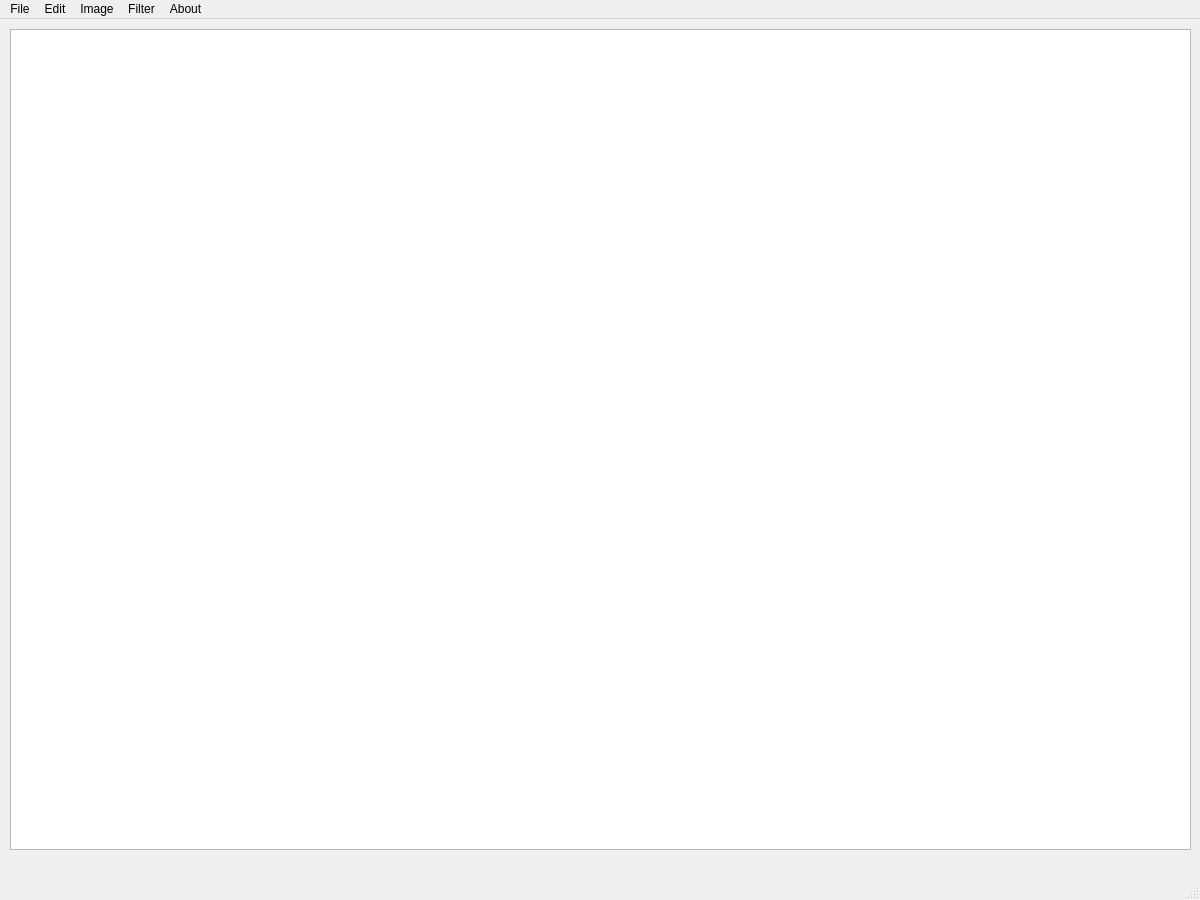
<?xml version="1.0" encoding="UTF-8"?>
<ui version="4.0">
 <class>Main_App</class>
 <widget class="QMainWindow" name="Main_App">
  <property name="geometry">
   <rect>
    <x>0</x>
    <y>0</y>
    <width>1200</width>
    <height>900</height>
   </rect>
  </property>
  <property name="windowTitle">
   <string>What Image</string>
  </property>
  <widget class="QWidget" name="centralwidget">
   <widget class="QGraphicsView" name="graphicsView">
    <property name="geometry">
     <rect>
      <x>10</x>
      <y>10</y>
      <width>1181</width>
      <height>821</height>
     </rect>
    </property>
   </widget>
  </widget>
  <widget class="QMenuBar" name="menubar">
   <property name="geometry">
    <rect>
     <x>0</x>
     <y>0</y>
     <width>1200</width>
     <height>26</height>
    </rect>
   </property>
   <widget class="QMenu" name="menuFile">
    <property name="title">
     <string>File</string>
    </property>
    <addaction name="actionOpen"/>
    <addaction name="separator"/>
    <addaction name="actionSave"/>
    <addaction name="actionSave_As"/>
    <addaction name="separator"/>
    <addaction name="actionQuit"/>
   </widget>
   <widget class="QMenu" name="menuImage">
    <property name="title">
     <string>Image</string>
    </property>
    <widget class="QMenu" name="menuRotate">
     <property name="title">
      <string>Rotate</string>
     </property>
     <addaction name="actionClockwise_90"/>
     <addaction name="actionAnticlockwise_90"/>
     <addaction name="action180"/>
     <addaction name="separator"/>
     <addaction name="actionAny_Angle"/>
    </widget>
    <widget class="QMenu" name="menuScaling">
     <property name="title">
      <string>Scaling</string>
     </property>
     <addaction name="actionPyramid_Up"/>
     <addaction name="actionPyramid_Down"/>
     <addaction name="separator"/>
     <addaction name="actionResize"/>
    </widget>
    <widget class="QMenu" name="menuAdjustment">
     <property name="title">
      <string>Adjustment</string>
     </property>
     <widget class="QMenu" name="menuConvert_to_Gray">
      <property name="title">
       <string>Convert to Gray</string>
      </property>
      <addaction name="actionBasic"/>
      <addaction name="actionAverage"/>
      <addaction name="actionMaximum"/>
     </widget>
     <addaction name="menuConvert_to_Gray"/>
     <addaction name="actionBrightness_Contrast"/>
     <addaction name="actionInverse"/>
     <addaction name="separator"/>
     <addaction name="actionGamma"/>
     <addaction name="actionLog"/>
    </widget>
    <widget class="QMenu" name="menuFlip">
     <property name="title">
      <string>Flip</string>
     </property>
     <addaction name="actionHorizontal"/>
     <addaction name="actionVertical"/>
    </widget>
    <widget class="QMenu" name="menuQuantization">
     <property name="title">
      <string>Quantization</string>
     </property>
     <addaction name="action2bit"/>
     <addaction name="action3bit"/>
     <addaction name="action4bit"/>
     <addaction name="action5bit"/>
     <addaction name="action6bit"/>
     <addaction name="action7bit"/>
    </widget>
    <widget class="QMenu" name="menuHistogram">
     <property name="title">
      <string>Histogram</string>
     </property>
     <addaction name="actionPlot_Grey"/>
     <addaction name="actionPlot_RGB"/>
     <addaction name="separator"/>
     <addaction name="actionEqualization"/>
    </widget>
    <addaction name="menuScaling"/>
    <addaction name="actionTranslation"/>
    <addaction name="menuRotate"/>
    <addaction name="menuFlip"/>
    <addaction name="separator"/>
    <addaction name="menuAdjustment"/>
    <addaction name="menuHistogram"/>
    <addaction name="separator"/>
    <addaction name="menuQuantization"/>
    <addaction name="actionThresholding"/>
    <addaction name="actionClustering"/>
   </widget>
   <widget class="QMenu" name="menuFilter">
    <property name="title">
     <string>Filter</string>
    </property>
    <widget class="QMenu" name="menuNoise">
     <property name="title">
      <string>Noise</string>
     </property>
     <addaction name="actionSpice_Noise"/>
     <addaction name="actionGasuss_Noise"/>
    </widget>
    <widget class="QMenu" name="menuStylize">
     <property name="title">
      <string>Stylize</string>
     </property>
     <addaction name="actionEmboss"/>
     <addaction name="actionCarve"/>
    </widget>
    <widget class="QMenu" name="menuBlur">
     <property name="title">
      <string>Blur</string>
     </property>
     <addaction name="actionBox_Blur"/>
     <addaction name="actionGaussian_Blur"/>
     <addaction name="actionMedian_Blur"/>
    </widget>
    <widget class="QMenu" name="menuFT">
     <property name="title">
      <string>FT</string>
     </property>
     <addaction name="actionSpectrum"/>
     <addaction name="actionIdeal_Filter"/>
    </widget>
    <widget class="QMenu" name="menuSharpen">
     <property name="title">
      <string>Sharpen</string>
     </property>
     <addaction name="actionLaplacian_Sharpen"/>
     <addaction name="actionUSM_Sharpen"/>
    </widget>
    <widget class="QMenu" name="menuSpecial">
     <property name="title">
      <string>Special</string>
     </property>
     <addaction name="actionRetro"/>
     <addaction name="actionGround_Glass"/>
     <addaction name="actionSketch"/>
     <addaction name="actionOil_Painting"/>
    </widget>
    <widget class="QMenu" name="menuFind_Edges_2">
     <property name="title">
      <string>Find Edges</string>
     </property>
     <addaction name="actionRoberts"/>
     <addaction name="actionPrewitt"/>
     <addaction name="actionSobel"/>
     <addaction name="actionScharr"/>
     <addaction name="actionCanny"/>
     <addaction name="actionLOG"/>
     <addaction name="actionLaplacian"/>
    </widget>
    <addaction name="menuNoise"/>
    <addaction name="menuBlur"/>
    <addaction name="menuSharpen"/>
    <addaction name="menuFT"/>
    <addaction name="menuFind_Edges_2"/>
    <addaction name="actionMorphology"/>
    <addaction name="menuStylize"/>
    <addaction name="menuSpecial"/>
   </widget>
   <widget class="QMenu" name="menuAbout">
    <property name="title">
     <string>About</string>
    </property>
    <addaction name="actionSource_Code"/>
    <addaction name="actionAbout_me"/>
   </widget>
   <widget class="QMenu" name="menuEdit">
    <property name="title">
     <string>Edit</string>
    </property>
    <addaction name="actionRedo"/>
    <addaction name="actionBack"/>
   </widget>
   <addaction name="menuFile"/>
   <addaction name="menuEdit"/>
   <addaction name="menuImage"/>
   <addaction name="menuFilter"/>
   <addaction name="menuAbout"/>
  </widget>
  <widget class="QStatusBar" name="statusbar"/>
  <action name="actionOpen">
   <property name="text">
    <string>Open</string>
   </property>
   <property name="shortcut">
    <string>Ctrl+O</string>
   </property>
  </action>
  <action name="actionSave">
   <property name="text">
    <string>Save</string>
   </property>
   <property name="shortcut">
    <string>Ctrl+S</string>
   </property>
  </action>
  <action name="actionSave_As">
   <property name="text">
    <string>Save As</string>
   </property>
   <property name="shortcut">
    <string>Ctrl+Shift+S</string>
   </property>
  </action>
  <action name="actionQuit">
   <property name="text">
    <string>Quit</string>
   </property>
   <property name="toolTip">
    <string>Quit</string>
   </property>
   <property name="shortcut">
    <string>Ctrl+Q</string>
   </property>
  </action>
  <action name="actionSource_Code">
   <property name="text">
    <string>Source Code</string>
   </property>
  </action>
  <action name="actionAbout_me">
   <property name="text">
    <string>About Me</string>
   </property>
  </action>
  <action name="actionTranslation">
   <property name="text">
    <string>Translation</string>
   </property>
  </action>
  <action name="actionClockwise_90">
   <property name="text">
    <string>Clockwise 90°</string>
   </property>
  </action>
  <action name="actionAnticlockwise_90">
   <property name="text">
    <string>Anticlockwise 90°</string>
   </property>
  </action>
  <action name="action180">
   <property name="text">
    <string>180°</string>
   </property>
  </action>
  <action name="actionAny_Angle">
   <property name="text">
    <string>Any Angle</string>
   </property>
  </action>
  <action name="actionPyramid_Up">
   <property name="text">
    <string>Pyramid Up</string>
   </property>
   <property name="toolTip">
    <string>Pyramid Up</string>
   </property>
  </action>
  <action name="actionPyramid_Down">
   <property name="text">
    <string>Pyramid Down</string>
   </property>
   <property name="toolTip">
    <string>Pyramid Down</string>
   </property>
  </action>
  <action name="actionBrightness_Contrast">
   <property name="text">
    <string>Brightness/Contrast</string>
   </property>
   <property name="toolTip">
    <string>Brightness/Contrast</string>
   </property>
  </action>
  <action name="actionInverse">
   <property name="text">
    <string>Inverse</string>
   </property>
  </action>
  <action name="actionSpice_Noise">
   <property name="text">
    <string>Spice Noise</string>
   </property>
  </action>
  <action name="actionGasuss_Noise">
   <property name="text">
    <string>Gasuss Noise</string>
   </property>
  </action>
  <action name="actionThresholding">
   <property name="text">
    <string>Thresholding</string>
   </property>
  </action>
  <action name="actionBasic">
   <property name="text">
    <string>Basic</string>
   </property>
  </action>
  <action name="actionAverage">
   <property name="text">
    <string>Average</string>
   </property>
  </action>
  <action name="actionMaximum">
   <property name="text">
    <string>Maximum</string>
   </property>
  </action>
  <action name="actionSpectrum">
   <property name="text">
    <string>Spectrum</string>
   </property>
  </action>
  <action name="actionEmboss">
   <property name="text">
    <string>Emboss</string>
   </property>
  </action>
  <action name="actionClustering">
   <property name="text">
    <string>Clustering</string>
   </property>
  </action>
  <action name="actionGamma">
   <property name="text">
    <string>Gamma</string>
   </property>
  </action>
  <action name="actionLog">
   <property name="text">
    <string>Log</string>
   </property>
  </action>
  <action name="actionRetro">
   <property name="text">
    <string>Retro</string>
   </property>
  </action>
  <action name="actionHorizontal">
   <property name="text">
    <string>Horizontal</string>
   </property>
  </action>
  <action name="actionVertical">
   <property name="text">
    <string>Vertical</string>
   </property>
  </action>
  <action name="action2bit">
   <property name="text">
    <string>2bit(4Levels)</string>
   </property>
   <property name="toolTip">
    <string>2bit(4Levels)</string>
   </property>
  </action>
  <action name="action3bit">
   <property name="text">
    <string>3bit(8Levels)</string>
   </property>
   <property name="toolTip">
    <string>3bit(8Levels)</string>
   </property>
  </action>
  <action name="action4bit">
   <property name="text">
    <string>4bit(16Levels)</string>
   </property>
   <property name="toolTip">
    <string>4bit(16Levels)</string>
   </property>
  </action>
  <action name="action5bit">
   <property name="text">
    <string>5bit(32Levels)</string>
   </property>
   <property name="toolTip">
    <string>5bit(32Levels)</string>
   </property>
  </action>
  <action name="action6bit">
   <property name="text">
    <string>6bit(64Levels)</string>
   </property>
   <property name="toolTip">
    <string>6bit(64Levels)</string>
   </property>
  </action>
  <action name="action7bit">
   <property name="text">
    <string>7bit(128Levels)</string>
   </property>
   <property name="toolTip">
    <string>7bit(128Levels)</string>
   </property>
  </action>
  <action name="actionMorphology">
   <property name="text">
    <string>Morphology</string>
   </property>
  </action>
  <action name="actionRoberts">
   <property name="text">
    <string>Roberts</string>
   </property>
  </action>
  <action name="actionPrewitt">
   <property name="text">
    <string>Prewitt</string>
   </property>
  </action>
  <action name="actionSobel">
   <property name="text">
    <string>Sobel</string>
   </property>
  </action>
  <action name="actionScharr">
   <property name="text">
    <string>Scharr</string>
   </property>
  </action>
  <action name="actionCanny">
   <property name="text">
    <string>Canny</string>
   </property>
  </action>
  <action name="actionLOG">
   <property name="text">
    <string>LOG</string>
   </property>
  </action>
  <action name="actionLaplacian">
   <property name="text">
    <string>Laplacian</string>
   </property>
  </action>
  <action name="actionResize">
   <property name="text">
    <string>Resize</string>
   </property>
  </action>
  <action name="actionPlot_Grey">
   <property name="text">
    <string>Plot Grey</string>
   </property>
  </action>
  <action name="actionPlot_RGB">
   <property name="text">
    <string>Plot RGB</string>
   </property>
  </action>
  <action name="actionEqualization">
   <property name="text">
    <string>Equalization</string>
   </property>
  </action>
  <action name="actionRedo">
   <property name="text">
    <string>Redo</string>
   </property>
   <property name="shortcut">
    <string>Ctrl+Y</string>
   </property>
  </action>
  <action name="actionBack">
   <property name="text">
    <string>Back</string>
   </property>
   <property name="shortcut">
    <string>Ctrl+Z</string>
   </property>
  </action>
  <action name="actionBox_Blur">
   <property name="text">
    <string>Box Blur</string>
   </property>
  </action>
  <action name="actionGaussian_Blur">
   <property name="text">
    <string>Gaussian Blur</string>
   </property>
  </action>
  <action name="actionMedian_Blur">
   <property name="text">
    <string>Median Blur</string>
   </property>
  </action>
  <action name="actionLaplacian_Sharpen">
   <property name="text">
    <string>Laplacian Sharpen</string>
   </property>
  </action>
  <action name="actionUSM_Sharpen">
   <property name="text">
    <string>USM Sharpen</string>
   </property>
  </action>
  <action name="actionIdeal_Filter">
   <property name="text">
    <string>Ideal Filter</string>
   </property>
  </action>
  <action name="actionCarve">
   <property name="text">
    <string>Carve</string>
   </property>
  </action>
  <action name="actionGround_Glass">
   <property name="text">
    <string>Ground Glass</string>
   </property>
  </action>
  <action name="actionSketch">
   <property name="text">
    <string>Sketch</string>
   </property>
  </action>
  <action name="actionOil_Painting">
   <property name="text">
    <string>Oil Painting</string>
   </property>
  </action>
 </widget>
 <resources/>
 <connections/>
</ui>
